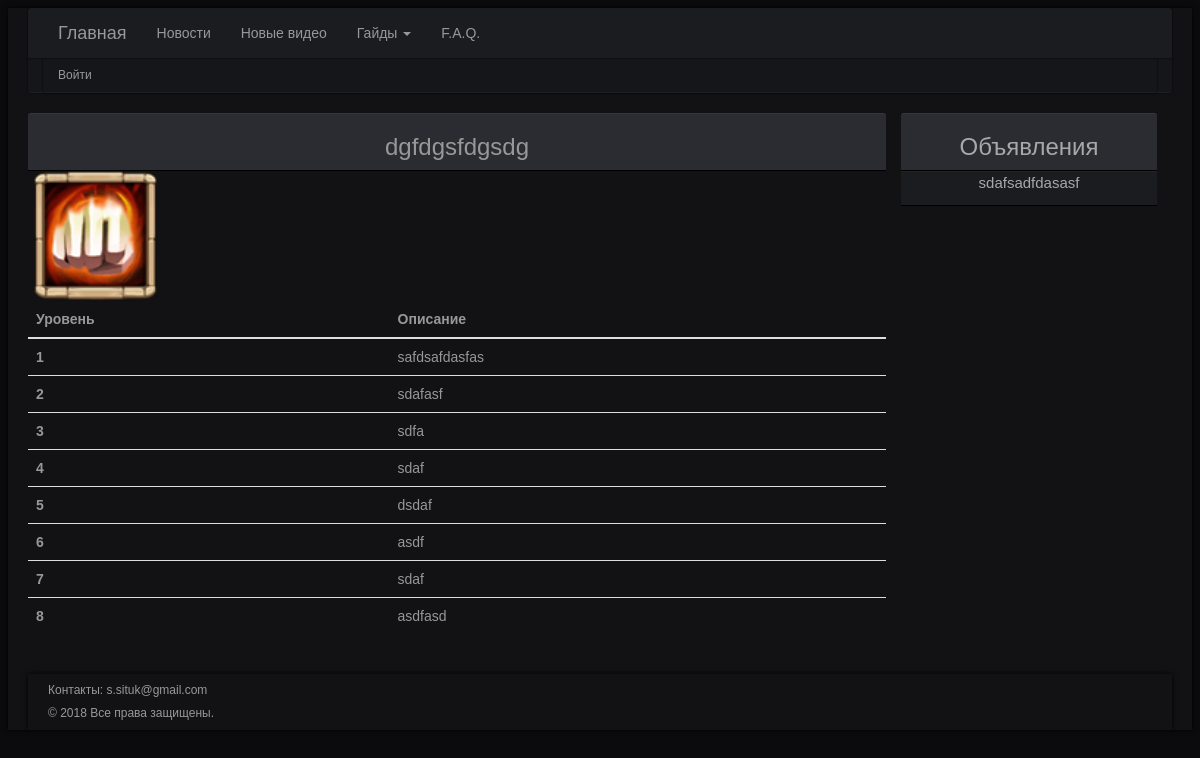
The app's page /main/talentlist/4/ with its own data.
### minimum/models.py (models this page shows, shortened)
class Talent(models.Model):
	name = models.CharField(max_length=64, blank=True, null=True, default=None)
	talent_image = models.ImageField(upload_to='images/', blank = True, null = True, default = None)
	talent_1 = models.TextField( blank = True, null = True, default = None)
	talent_2 = models.TextField( blank = True, null = True, default = None)
	talent_3 = models.TextField( blank = True, null = True, default = None)
	talent_4 = models.TextField( blank = True, null = True, default = None)
	talent_5 = models.TextField( blank = True, null = True, default = None)
	talent_6 = models.TextField( blank = True, null = True, default = None)
	talent_7 = models.TextField( blank = True, null = True, default = None)
	talent_8 = models.TextField( blank = True, null = True, default = None)

class Ads(models.Model):
	ads = RichTextField(blank = True, null = True, default = None)
	date = models.DateTimeField(auto_now_add = True, auto_now = False)

### minimum/views.py (the view)
# urls.py: url(r'^talentlist/(?P<talent_id>\d+)/$', views.get_talant, name ='get_talant'),
def get_talant(request, talent_id = 1):
	args = {}
	args['talent'] = Talent.objects.get(id = talent_id)
	args['ads'] = Ads.objects.order_by('-date')[:1]
	args['username'] = auth.get_user(request).username
	return render_to_response('get_talant.html', args)

### templates/get_talant.html
{% extends 'in_main.html' %}
{% load staticfiles %}
{% load static %}
{% block list_news %}
<div class="row" id="news-row">
	<div class="col-xs-12" id="news-head">
	  <a id='a_title' href="{% url 'list_talant' %}"><h3>{{ talent.name }}</h3></a>
	</div>
        <div class="col-xs-2" id="col-youtub-wind">
          <a href="{% url 'list_talant' %}"><img src="{{ talent.talent_image.url }}" width="125" height="125" class="img-responsive"></a>
        </div>
	<table class="table">
	  <thead>
	    <tr>
	      <th>Уровень</th>
	      <th>Описание</th>
	    </tr>
	  </thead>
	  <tbody>
	    <tr>
	      <th scope="row">1</th>
	      <td>{{talent.talent_1 }}</td>
	    </tr>
	    <tr>
	      <th scope="row">2</th>
	      <td>{{talent.talent_2 }}</td>
	    </tr>
	    <tr>
	      <th scope="row">3</th>
	      <td>{{talent.talent_3 }}</td>
	    </tr>
	    <tr>
	      <th scope="row">4</th>
	      <td>{{talent.talent_4 }}</td>
	    </tr>
	    <tr>
	      <th scope="row">5</th>
	      <td>{{talent.talent_5 }}</td>
	    </tr>
	    <tr>
	      <th scope="row">6</th>
	      <td>{{talent.talent_6 }}</td>
	    </tr>
	    <tr>
	      <th scope="row">7</th>
	      <td>{{talent.talent_7 }}</td>
	    </tr>
	    <tr>
	      <th scope="row">8</th>
	      <td>{{talent.talent_8 }}</td>
	    </tr>
	    </tbody>
	</table>
</div>
{% endblock %}
{% block ads %}
<div class="col-md-3" id="right-coll">
    <div class="col-md-12" id="result-head">
        <h3>Объявления</h3>
    </div>
    {% for this_ads in ads %}
	    <div class="col-md-12" id="user-result">
	    	{% autoescape off%}{{this_ads.ads}}{% endautoescape %}
		</div>
    {% endfor %}
</div>
{% endblock %}

### static/static_dev/style.css (style rules this page uses)
body { background-color: #000; background: #0B0B0D; color: #989899 !important; font-family: verdana, arial, sans-serif; font-size: 14px; line-height: 1.5; position: relative; margin: 0; display: block; margin: 8px; }
#a_title { color: #989899; }
#news-head { background: #2b2c32; border-top: 1px solid #36373c; border-bottom: 1px solid #000; text-align: center; border-radius: 3px 3px 0 0; line-height: 37px; font-size: 20px; font-weight: normal; min-width: 50px; color: #a8a8aa; padding: 0 15px; }
#col-youtub-wind { padding: 0 5px; }
#result-head { background: #2b2c32; border-top: 1px solid #36373c; border-bottom: 1px solid #000; text-align: center; border-radius: 3px 3px 0 0; line-height: 37px; font-size: 20px; font-weight: normal; min-width: 50px; color: #a8a8aa; padding: 15 0px; }
#user-result { background: #1b1c20; border-top: 1px solid #222429; border-bottom: 1px solid #000; text-align: center; font-size: 15px; font-weight: normal; min-width: 50px; color: #a8a8aa; padding: 15 0px; }

### records on screen
Talent: name "dgfdgsfdgsdg", talent_image (picture), talent_1 "safdsafdasfas", talent_2 "sdafasf", talent_3 "sdfa", talent_4 "sdaf", talent_5 "dsdaf", talent_6 "asdf", talent_7 "sdaf", talent_8 "asdfasd"
Ads: ads "sdafsadfdasasf"
